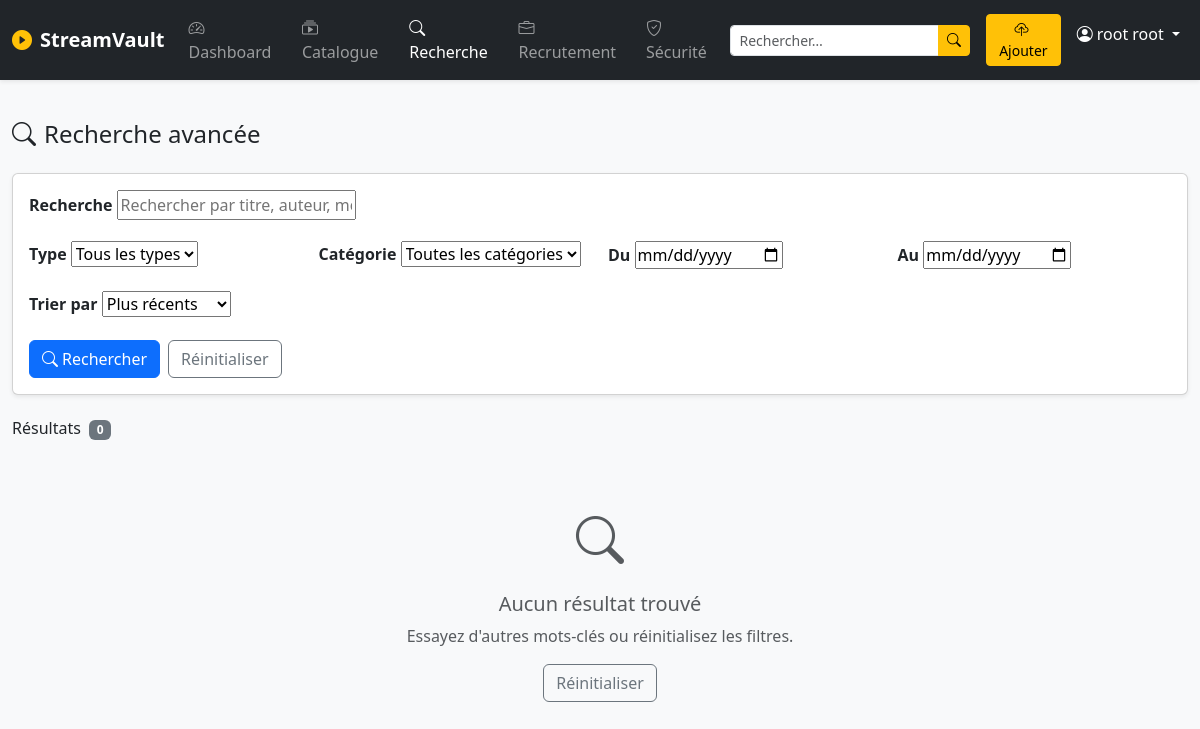
The app's page /play/recherche/ (signed in), older data.
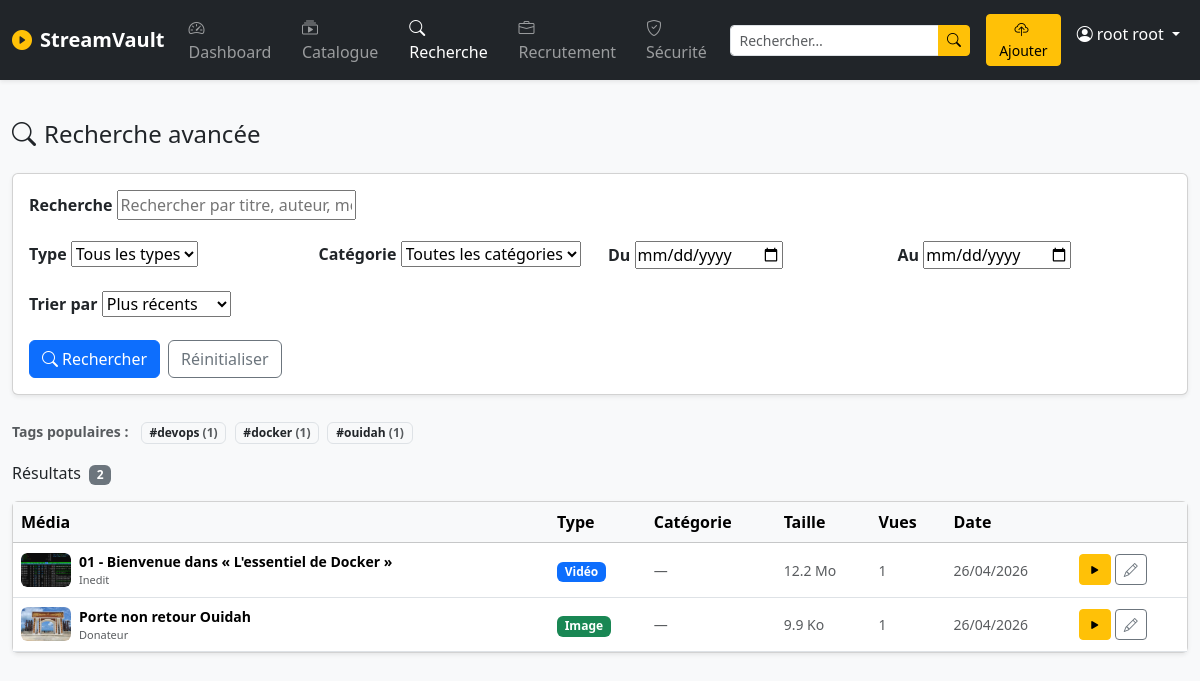
The same page, newer data.
### greenplay/models.py (models this page shows, shortened)
class Tag(models.Model):
    name = models.CharField(max_length=50, unique=True, verbose_name="Nom")
    slug = models.SlugField(unique=True, blank=True)
    class Meta:
        verbose_name = "Tag"
        verbose_name_plural = "Tags"
        ordering = ["name"]

class Media(models.Model):
    TYPE_VIDEO = "video"
    TYPE_IMAGE = "image"
    TYPE_AUDIO = "audio"
    MEDIA_TYPES = [
        (TYPE_VIDEO, "Vidéo"),
        (TYPE_IMAGE, "Image"),
        (TYPE_AUDIO, "Audio"),
    ]
    VISIBILITY_PUBLIC = "public"
    VISIBILITY_PRIVATE = "private"
    VISIBILITY_INVITE = "invite"
    VISIBILITY_CHOICES = [
        (VISIBILITY_PUBLIC, "Public"),
        (VISIBILITY_PRIVATE, "Privé"),
        (VISIBILITY_INVITE, "Sur invitation"),
    ]
    LICENSE_CHOICES = [
        ("proprietary", "Propriétaire"),
        ("cc_by", "CC BY"),
        ("cc_by_sa", "CC BY-SA"),
        ("public_domain", "Domaine public"),
    ]
    title = models.CharField(max_length=255, verbose_name="Titre")
    slug = models.SlugField(max_length=255, unique=True, blank=True)
    description = models.TextField(blank=True, verbose_name="Description")
    media_type = models.CharField(
        max_length=10, choices=MEDIA_TYPES, verbose_name="Type de média"
    )
    file = models.FileField(
        upload_to=media_upload_path, verbose_name="Fichier média"
    )
    thumbnail = models.ImageField(
        upload_to=thumbnail_upload_path,
        blank=True,
        null=True,
        verbose_name="Miniature",
    )
    category = models.ForeignKey(
        Category,
        on_delete=models.SET_NULL,
        null=True,
        blank=True,
        related_name="medias",
        verbose_name="Catégorie",
    )
    tags = models.ManyToManyField(Tag, blank=True, related_name="medias", verbose_name="Tags")
    author = models.CharField(max_length=200, blank=True, verbose_name="Auteur / Réalisateur")
    production_date = models.DateField(null=True, blank=True, verbose_name="Date de production")
    duration = models.PositiveIntegerField(
        null=True, blank=True, verbose_name="Durée (secondes)"
    )
    file_size = models.PositiveBigIntegerField(
        null=True, blank=True, verbose_name="Taille du fichier (octets)"
    )
    visibility = models.CharField(
        max_length=10,
        choices=VISIBILITY_CHOICES,
        default=VISIBILITY_PUBLIC,
        verbose_name="Visibilité",
    )
    license = models.CharField(
        max_length=20,
        choices=LICENSE_CHOICES,
        default="proprietary",
        verbose_name="Licence",
    )
    uploaded_by = models.ForeignKey(
        settings.AUTH_USER_MODEL,
        on_delete=models.CASCADE,
        related_name="medias",
        verbose_name="Téléversé par",
    )
    created_at = models.DateTimeField(auto_now_add=True, verbose_name="Date d'ajout")
    updated_at = models.DateTimeField(auto_now=True, verbose_name="Dernière modification")
    class Meta:
        verbose_name = "Média"
        verbose_name_plural = "Médias"
        ordering = ["-created_at"]
        indexes = [
            models.Index(fields=["media_type"]),
            models.Index(fields=["visibility"]),
            models.Index(fields=["created_at"]),
        ]
    def get_file_size_display(self):
        if not self.file_size:
            return "—"
        size = self.file_size
        for unit in ["o", "Ko", "Mo", "Go", "To"]:
            if size < 1024:
                return f"{size:.1f} {unit}"
            size /= 1024
        return f"{size:.1f} Po"
    @property
    def view_count(self):
        return self.views.count()
    @property
    def is_video(self):
        return self.media_type == self.TYPE_VIDEO
    @property
    def is_image(self):
        return self.media_type == self.TYPE_IMAGE

### greenplay/views.py (the view)
# urls.py: path("recherche/", play_views.media_search, name="search"),
@login_required
def media_search(request):
    form = MediaSearchForm(request.GET or None)
    medias = Media.objects.filter(visibility=Media.VISIBILITY_PUBLIC)
    result_count = 0
    if form.is_valid():
        medias = apply_search_filters(
            medias.select_related("category", "uploaded_by").prefetch_related("tags"),
            form,
        )
        result_count = medias.count()
        q = form.cleaned_data.get("q", "")
        if q:
            SearchLog.objects.create(
                user=request.user if request.user.is_authenticated else None,
                query=q,
                results_count=result_count,
            )
    else:
        medias = medias.select_related("category", "uploaded_by").prefetch_related("tags")
        result_count = medias.count()
    paginator = Paginator(medias, 10)
    page = paginator.get_page(request.GET.get("page"))
    context = {
        "form": form,
        "page_obj": page,
        "result_count": result_count,
        "categories": Category.objects.all(),
        "tags": Tag.objects.annotate(mc=Count("medias")).order_by("-mc")[:20],
    }
    return render(request, "greenplay/search.html", context)

### authentification/models.py (called while the page is built)
    @property
    def full_name(self):
        return f"{self.nom} {self.prenoms}"

### greenplay/templates/greenplay/search.html (shortened to what the changed rows need)
{% extends "greenplay/base.html" %}
{% block content %}
{% if tags %}
<div class="mb-3">
  <small class="text-muted fw-semibold me-2">Tags populaires :</small>
  {% for tag in tags %}
  <a href="?q={{ tag.name }}" class="badge bg-light text-dark border text-decoration-none me-1 mb-1">
    #{{ tag.name }} <span class="text-muted">({{ tag.mc }})</span>
  </a>
  {% endfor %}
</div>
{% endif %}
<div class="d-flex justify-content-between align-items-center mb-3">
  <h6 class="mb-0">
    Résultats
    <span class="badge bg-secondary ms-1">{{ result_count }}</span>
  </h6>
</div>
{% if page_obj.object_list %}
<div class="card shadow-sm">
  <div class="table-responsive">
    <table class="table table-hover align-middle mb-0">
      <thead class="table-light">
        <tr>
          <th>Média</th>
          <th>Type</th>
          <th>Catégorie</th>
          <th>Taille</th>
          <th>Vues</th>
          <th>Date</th>
          <th></th>
        </tr>
      </thead>
      <tbody>
        {% for m in page_obj %}
        <tr>
          <td>
            <div class="d-flex align-items-center gap-2">
              <div class="bg-light rounded d-flex align-items-center justify-content-center flex-shrink-0"
                   style="width:50px;height:34px;font-size:1.2rem;overflow:hidden">
                {% if m.thumbnail %}
                  <img src="{{ m.thumbnail.url }}" alt="" class="w-100 h-100 object-fit-cover rounded">
                {% else %}
                  {% if m.is_video %}🎬{% elif m.is_image %}🖼️{% else %}🎵{% endif %}
                {% endif %}
              </div>
              <div>
                <div class="fw-semibold small">{{ m.title }}</div>
                <div class="text-muted" style="font-size:11px">{{ m.author|default:"—" }}</div>
              </div>
            </div>
          </td>
          <td>
            <span class="badge
              {% if m.is_video %}bg-primary
              {% elif m.is_image %}bg-success
              {% else %}bg-warning text-dark{% endif %}">
              {{ m.get_media_type_display }}
            </span>
          </td>
          <td><small class="text-muted">{{ m.category.name|default:"—" }}</small></td>
          <td><small class="text-muted">{{ m.get_file_size_display }}</small></td>
          <td><small class="text-muted">{{ m.view_count }}</small></td>
          <td><small class="text-muted">{{ m.created_at|date:"d/m/Y" }}</small></td>
          <td>
            <div class="d-flex gap-1">
              <a href="{% url 'media:detail' m.slug %}" class="btn btn-sm btn-warning">
                <i class="bi bi-play-fill"></i>
              </a>
              {% if request.user == m.uploaded_by or request.user.is_staff %}
              <a href="{% url 'media:edit' m.slug %}" class="btn btn-sm btn-outline-secondary">
                <i class="bi bi-pencil"></i>
              </a>
              {% endif %}
            </div>
          </td>
        </tr>
        {% endfor %}
      </tbody>
    </table>
  </div>
</div>
{% else %}
<div class="text-center py-5">
  <i class="bi bi-search text-muted" style="font-size:3rem"></i>
  <h5 class="mt-3 text-muted">Aucun résultat trouvé</h5>
  <p class="text-muted">Essayez d'autres mots-clés ou réinitialisez les filtres.</p>
  <a href="{% url 'media:search' %}" class="btn btn-outline-secondary">Réinitialiser</a>
</div>
{% endif %}
{% endblock %}

Row changes from the older to the newer data that the page shows:
added Tag: name "devops", mc "1"
added Tag: name "docker", mc "1"
added Tag: name "ouidah", mc "1"
added Media: thumbnail (picture), title "01 - Bienvenue dans « L'essentiel de Docker »", author "Inedit", media_type "Vidéo", category.name "—", file_size "12.2 Mo", view_count "1", created_at "26/04/2026"
added Media: thumbnail (picture), title "Porte non retour Ouidah", author "Donateur", media_type "Image", category.name "—", file_size "9.9 Ko", view_count "1", created_at "26/04/2026"
Text that changed along with them:
{{ result_count }}: "0" → "2"
text no longer shown: "Aucun résultat trouvé Essayez d'autres mots-clés ou réinitialisez les filtres. Réinitialiser"
text now shown: "Tags populaires : Média Type Catégorie Taille Vues Date"
